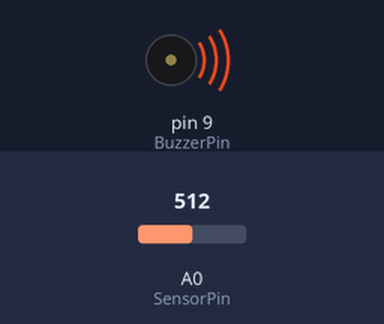
A sketch run on a simulated Arduino Uno, built with avr-gcc and run on an emulated ATmega328P. Shown: buzzer (waves = sounding). Inputs (shaded band) come from the test bench; at power-on: A0 (SensorPin) = 512.

Above: at 1.2 s.
1.3 s: A0 (SensorPin) set to 0
At 1.6 s:
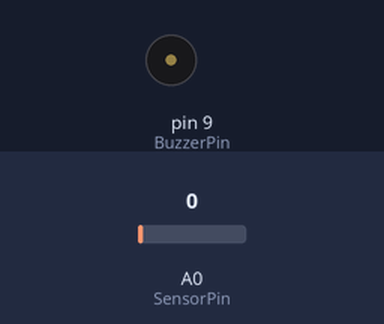
2.8 s: A0 (SensorPin) set to 122
At 4.0 s:
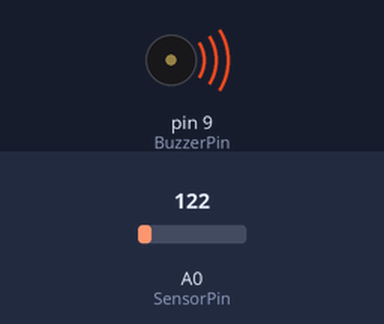
Timing chart, 0 to 5.8 s (numbered marks = the images above; inputs shaded):
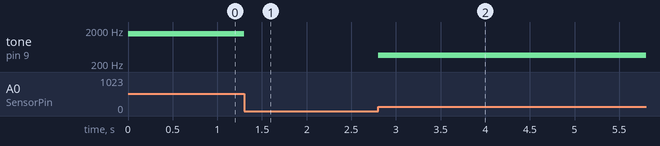

Measured:
- after the input at 1.3 s, tone on pin 9 (BuzzerPin): 1536 Hz → silent at once
- after the input at 2.8 s, tone on pin 9 (BuzzerPin): silent → 366 Hz at once

The sketch:

PiezoBuzzerWithPotentiometer.ino
```cpp
const int SensorPin = 0;
const int BuzzerPin = 9;

void setup(){
  pinMode(SensorPin, INPUT);
  pinMode(BuzzerPin, OUTPUT);
}

void loop(){
  int SensorValue = analogRead(SensorPin);
  tone(BuzzerPin,SensorValue * 3);
  //delay(100);
 }
```
